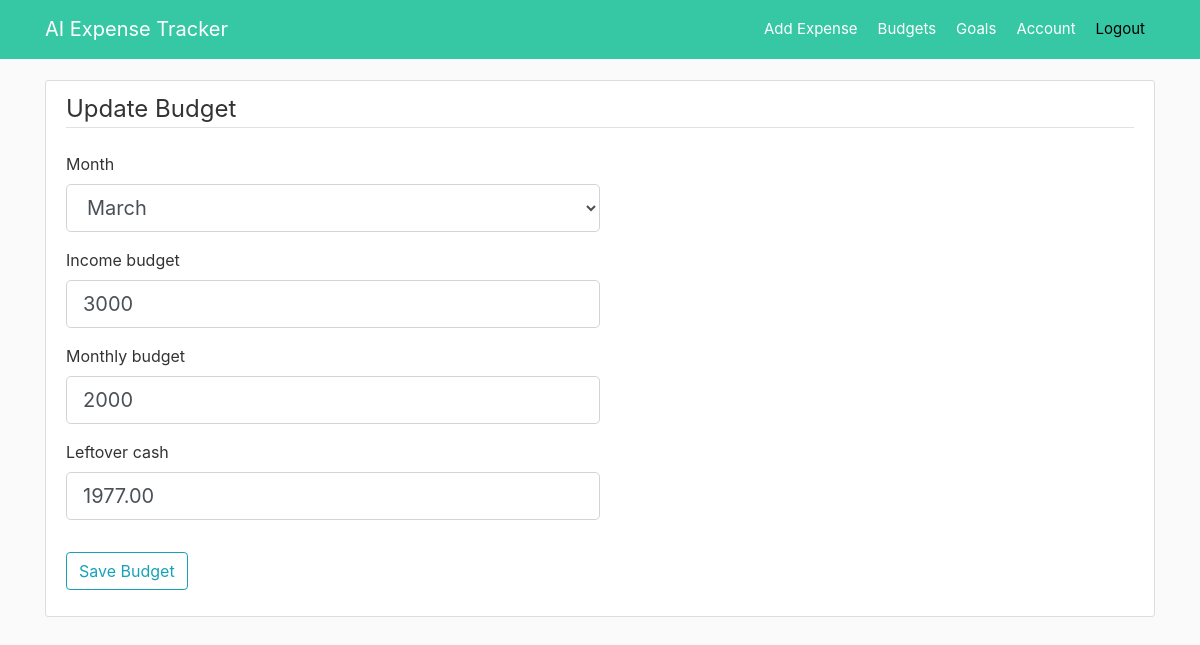
/budget/3/update (signed in), run on an earlier commit of the app's database.
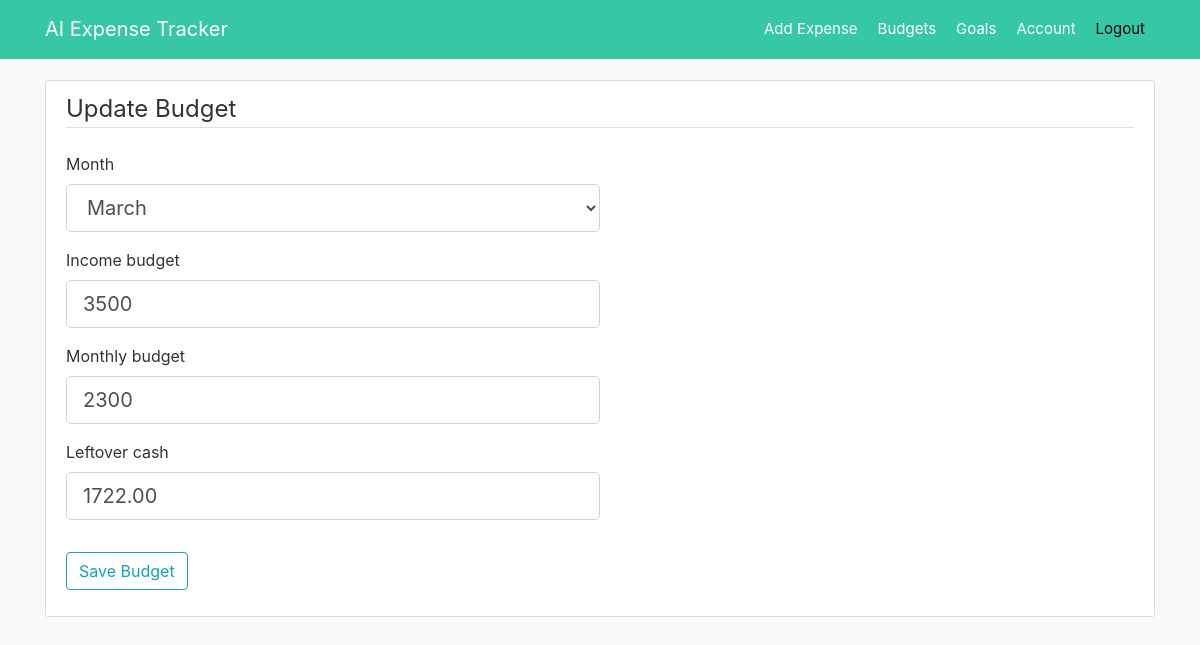
And on a later commit of the database.
### app/models.py (models this page shows, shortened)
class Budget(db.Model):
    id = db.Column(db.Integer, primary_key=True)
    month = db.Column(db.String(20), unique=True, nullable=False, default="")
    income = db.Column(db.Integer, nullable=False)
    budget = db.Column(db.Integer, nullable=False)
    left_cash = db.Column(db.Numeric(precision=8, asdecimal=False,
                                     decimal_return_scale=2), nullable=False, default=0)
    user_id = db.Column(db.Integer, db.ForeignKey('user.id'), nullable=False)
    date_posted = db.Column(db.DateTime, nullable=False)

### app/budgets/routes.py (the view)
@budgets.route("/budget/<int:budget_id>/update", methods=['GET', 'POST'])
@login_required
def budget_update(budget_id):
    budget = Budget.query.get_or_404(budget_id)
    form = BudgetUpdateForm()
    if form.validate_on_submit():
        if percent_saving(form.income.data, form.budget.data):
            if budget.month != form.month.data or budget.income != form.income.data or budget.left_cash != form.left_cash.data or budget.budget != form.budget.data:
                budget.id = convert_monthTextToInt(form.month.data)
                budget.month = form.month.data
                budget.income = form.income.data
                budget.budget = form.budget.data
                budget.left_cash = form.left_cash.data
                budget.date_posted = datetime.now()
                db.session.commit()
                flash('Your budget has been updated!', 'success')
                return redirect(url_for('budgets.list_budget'))
            else:
                flash('There is no update!', 'danger')
        else:
            flash(
                'Please enter the income higher than your budget', 'danger')
    elif request.method == 'GET':
        form.month.data = budget.month
        form.income.data = budget.income
        form.budget.data = budget.budget
        form.left_cash.data = budget.left_cash
    return render_template('budget_update.html', title='Update Budget',
                           form=form, legend='Update Budget', budget_id=budget_id)

### app/budgets/forms.py (shortened to what this page needs)
class BudgetUpdateForm(FlaskForm):
    month = SelectField("Month", choices=["January", "February", "March", "April", "May", "June", "July", "August", "September", "October", "November", "December"],
                        validators=[DataRequired()])
    income = IntegerField('Income budget', validators=[DataRequired()])
    budget = IntegerField('Monthly budget', validators=[DataRequired()])
    left_cash = DecimalField('Leftover cash', validators=[DataRequired()])
    submit = SubmitField('Save Budget')

### app/models.py (called while the page is built)
@login_manager.user_loader
def load_user(user_id):
    return User.query.get(int(user_id))

### app/templates/budget_update.html (shortened to what this page needs)
{% extends "layout.html" %}
{% block content %}
<div class="content-section">
    <form method="POST" action="">
        <fieldset class="form-group">
            <legend class="border-bottom mb-4">{{ legend }}</legend>
            <div class="form-group">
                {{ form.month.label(class="form-control-label") }}
                {% if form.month.errors %}
                    <div class="invalid-feedback">
                        {% for error in form.month.errors %}
                            <span style="color:red">{{ error }}</span>
                        {% endfor %}
                    </div>
                {% else %}
                    {{ form.month(class="form-control form-control-lg col-6") }}
                {% endif %}
            </div>
            <div class="form-group">
                {{ form.income.label }}
                {% if form.income.errors %}
                    {{ form.income(class="form-control form-control-lg col-6 is-invalid") }}
                    <div class="invalid-feedback">
                        {% for error in form.income.errors %}
                            <span style="color:red">{{ error }}</span>
                        {% endfor %}
                    </div>
                {% else %}
                    {{ form.income(class="form-control form-control-lg col-6") }}
                {% endif %}
            </div>
            <div class="form-group">
                {{ form.budget.label }}
                {% if form.budget.errors %}
                    {{ form.budget(class="form-control form-control-lg col-6 is-invalid") }}
                    <div class="invalid-feedback">
                        {% for error in form.budget.errors %}
                            <span style="color:red">{{ error }}</span>
                        {% endfor %}
                    </div>
                {% else %}
                    {{ form.budget(class="form-control form-control-lg col-6") }}
                {% endif %}
            </div>
            <div class="form-group">
                {{ form.left_cash.label }}
                {% if form.left_cash.errors %}
                    {{ form.left_cash(class="form-control form-control-lg col-6 is-invalid") }}
                    <div class="invalid-feedback">
                        {% for error in form.left_cash.errors %}
                            <span style="color:red">{{ error }}</span>
                        {% endfor %}
                    </div>
                {% else %}
                    {{ form.left_cash(class="form-control form-control-lg col-6") }}
                {% endif %}
            </div>
        </fieldset>
        <div class="form-group">
            {{ form.submit(class="btn btn-outline-info") }}
        </div>
    </form>
</div>
{% endblock content %}

What changed in the data, as far as the page shows it:
changed Budget "March": income "3000" → "3500"; budget "2000" → "2300"; left_cash "1977.00" → "1722.00"
